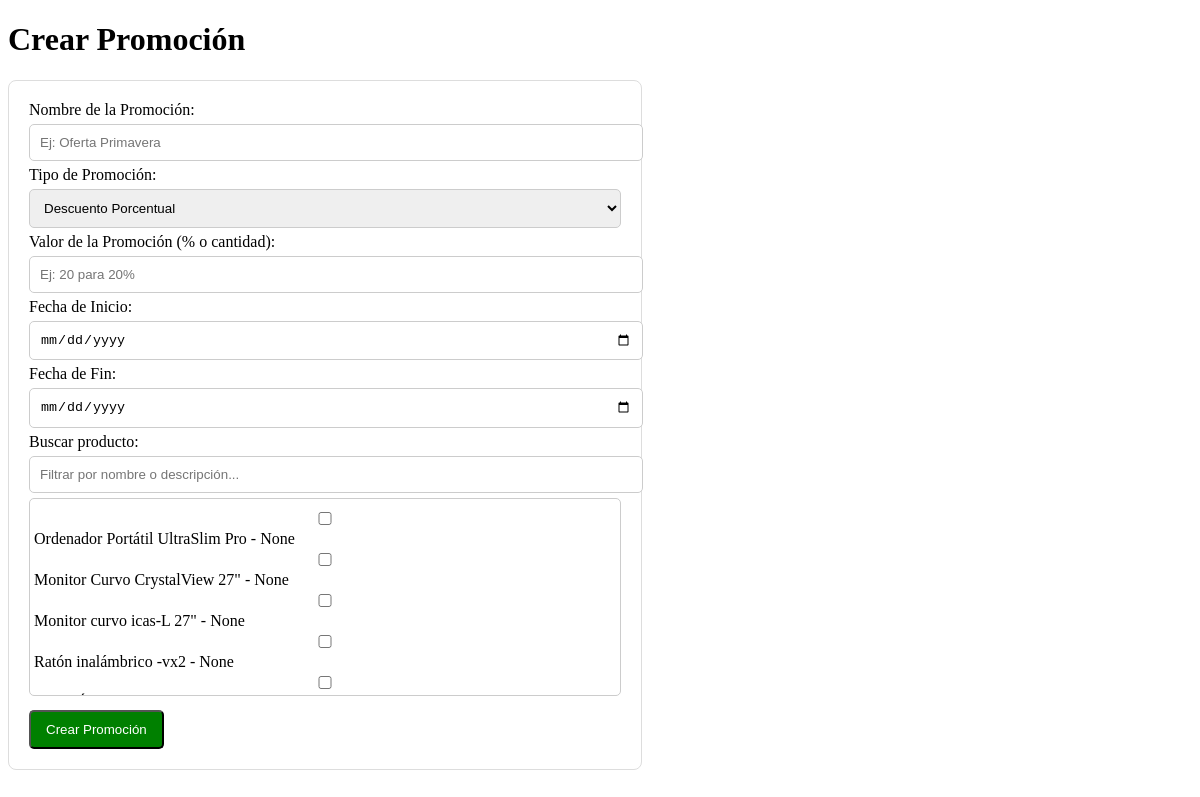
The app's page /crear_promocion with its own data.
### app.py (models this page shows)
class ProductoInventario(db.Model):
    __tablename__ = 'productos_inventario'
    id = db.Column(db.Integer, primary_key=True, autoincrement=True)
    nombre = db.Column(db.String(255), nullable=False)
    descripcion = db.Column(db.Text, nullable=True)
    cantidad = db.Column(db.Integer, nullable=False)
    precio = db.Column(db.Numeric(10, 2), nullable=False)
    fecha_agregado = db.Column(db.Date, nullable=True)

### app.py (the view, shortened to what this page needs)
@app.route('/crear_promocion', methods=['GET', 'POST'])
def crear_promocion():
    productos = ProductoInventario.query.all()
    return render_template('crear_promocion.html', productos=productos)

### templates/crear_promocion.html (shortened to what this page needs)
<!DOCTYPE html>
<html lang="es">
<head>
</head>
<body>
    <h1>Crear Promoción</h1>
    <form method="POST" action="{{ url_for('crear_promocion') }}" class="form-promocion">
        <label for="nombre">Nombre de la Promoción:</label>
        <input type="text" id="nombre" name="nombre" placeholder="Ej: Oferta Primavera" required value="{{ request.form.nombre }}">
        <label for="tipo_promocion">Tipo de Promoción:</label>
        <select id="tipo_promocion" name="tipo_promocion" required>
            <option value="descuento" {% if request.form.tipo_promocion == 'descuento' %}selected{% endif %}>Descuento Porcentual</option>
        </select>
        <label for="valor">Valor de la Promoción (% o cantidad):</label>
        <input type="number" id="valor" name="valor" step="0.01" placeholder="Ej: 20 para 20%" required value="{{ request.form.valor }}">
        <label for="fecha_inicio">Fecha de Inicio:</label>
        <input type="date" id="fecha_inicio" name="fecha_inicio" required value="{{ request.form.fecha_inicio }}">
        <label for="fecha_fin">Fecha de Fin:</label>
        <input type="date" id="fecha_fin" name="fecha_fin" required value="{{ request.form.fecha_fin }}">
        <label for="buscador">Buscar producto:</label>
        <input type="text" id="buscador" placeholder="Filtrar por nombre o descripción..." onkeyup="filtrarProductos()">
        <div style="max-height:180px;overflow:auto;border:1px solid #ccc;border-radius:5px;padding:8px 4px;margin-bottom:14px;">
            {% for producto in productos %}
            <div class="producto-item">
                <input type="checkbox" id="prod{{ producto.id }}" name="productos" value="{{ producto.id }}" {% if producto.id|string in request.form.getlist('productos') %}checked{% endif %}>
                <label for="prod{{ producto.id }}">{{ producto.nombre }} - {{ producto.descripcion }}</label>
            </div>
            {% endfor %}
        </div>
        <button type="submit" class="btn-promocion">Crear Promoción</button>
    </form>
</body>
</html>

### templates/crear_promocion.html (style rules this page uses)
.btn-promocion { background-color: green; color: white; padding: 10px 15px; text-decoration: none; border-radius: 5px; }
.form-promocion { margin-top: 20px; padding: 20px; border: 1px solid #ddd; border-radius: 8px; width: 50%; }
.form-promocion input, .form-promocion select { padding: 10px; margin: 5px 0; width: 100%; border: 1px solid #ccc; border-radius: 5px; }

### records on screen
ProductoInventario: nombre "Ordenador Portátil UltraSlim Pro", descripcion "None"
ProductoInventario: nombre "Monitor Curvo CrystalView 27\"", descripcion "None"
ProductoInventario: nombre "Monitor curvo icas-L 27\"", descripcion "None"
ProductoInventario: nombre "Ratón inalámbrico -vx2", descripcion "None"
